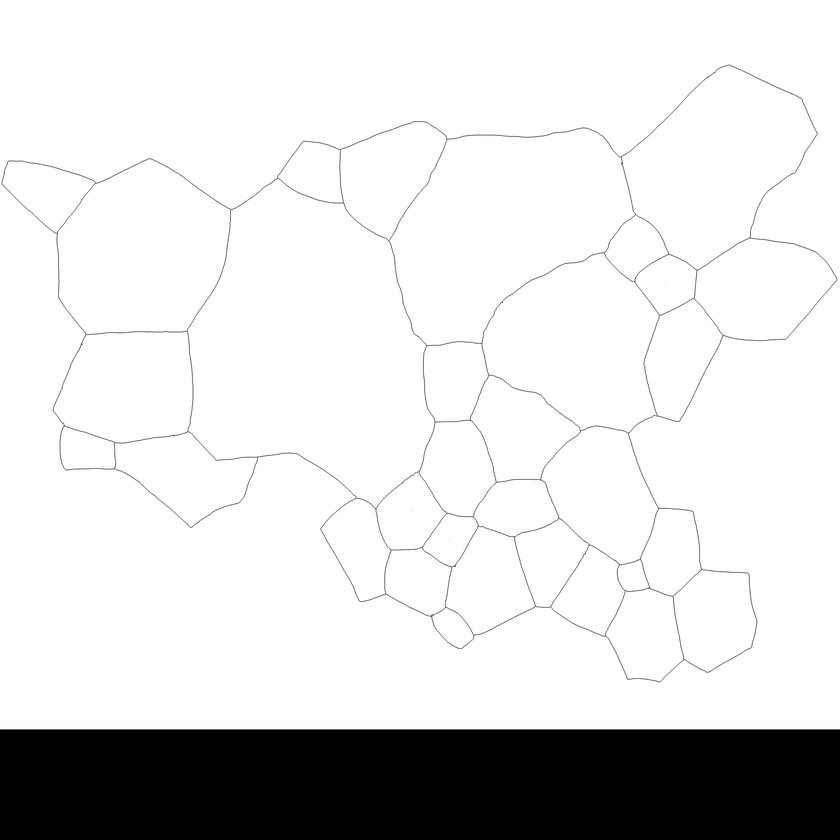
#> input picture tools/count/images/10hr_trace/2127_1.png, 840 x 840 px, shrunk from 5059 x 5059 before the run, found by its file name; its folder holds only this picture in this run
$ python count_grains.py
#> lines starting #> are read from the running program, lines starting #| are printed output that depends on the picture; after the words box and inside, x2 and y2 are one past the last pixel; in counts of white or black regions, pixels touching at a corner belong together
#> further down, trace_img is the input picture: shape (840, 840); min 0, max 255, mean 220.1
"""Count

An implementation of the masking code which counts grains in traced grain images
"""
import os
from skimage import io, measure, morphology
import numpy as np

def count_grains(img, thresh=200, invert=False):
    """Count Grains
    Counts how many grains are in the input image
    """
#> called with thresh = 200, invert = False
    if invert:
        img = np.max(img) - img

    img_thresh = img > thresh
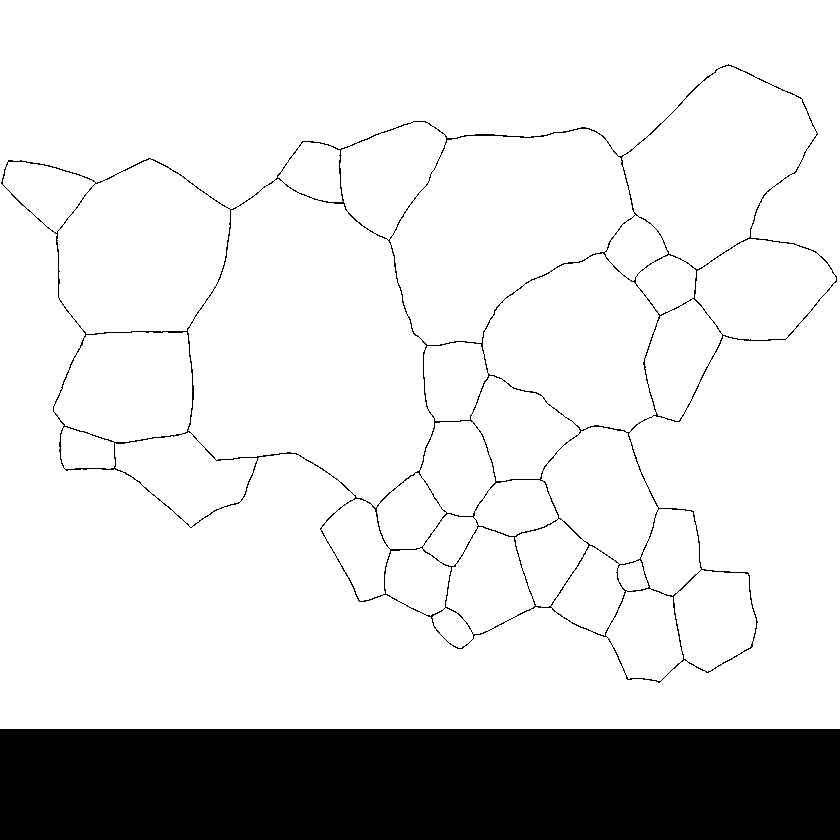
#> img_thresh: shape (840, 840) bool; 85.7% white; 2 black regions, box (x1, y1, x2, y2) and area: (0, 729, 840, 840) 93240, (1, 64, 837, 683) 8013

    img_label = measure.label(img_thresh, connectivity=1, background=0)
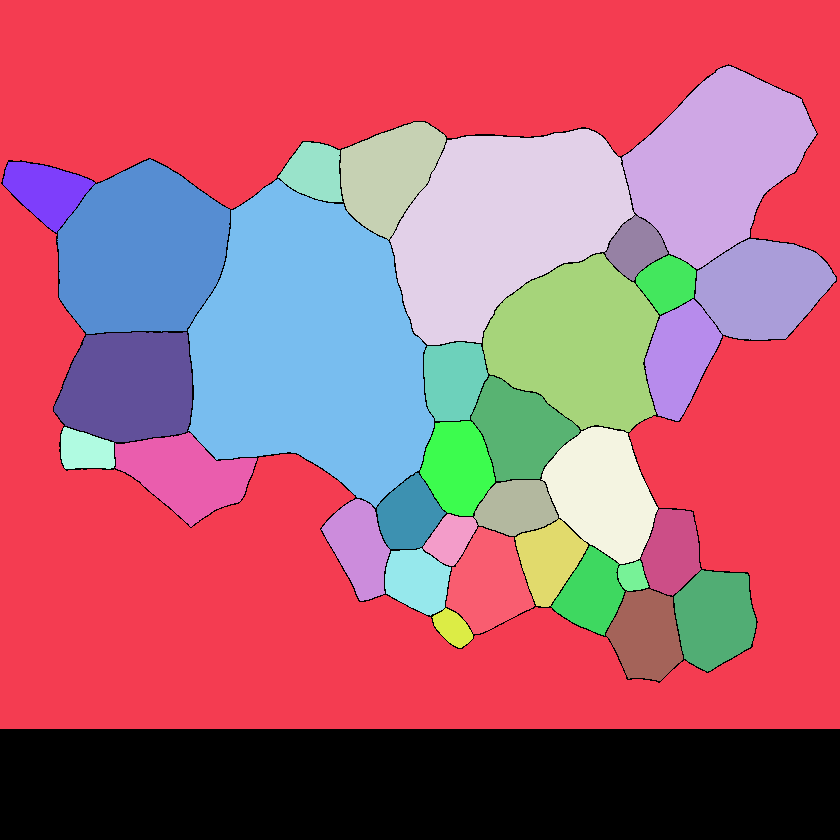
#> img_label: shape (840, 840) int32; 34 distinct labels, from 0 to 33; one colour per label, 0 black
    img_label = morphology.remove_small_objects(img_label, min_size=128)
    bound = np.concatenate((img_label[0,:], img_label[-1,:],
                            img_label[:,0], img_label[:,-1]))
#> bound = 3360 values, max 1 at index 0, min 0 at index 840, mean 0.684
    boundary_grains = np.unique(bound)
#> boundary_grains = [0, 1]

    n_grains = np.size(np.unique(img_label)) - np.size(boundary_grains)
#> n_grains = 32
    return n_grains

if __name__ == "__main__":
    INPUT_PATH = 'images/10hr_trace'

    img_names = np.sort(os.listdir(INPUT_PATH))
    valid = np.core.defchararray.find(img_names, '.png')
    img_names = img_names[valid != -1]

    total_grains = 0
    for img_name in img_names:
        img_path = INPUT_PATH + '/' + img_name
        trace_img = io.imread(img_path)
        grains = count_grains(trace_img)
#> grains = 32
        print(f"{img_name} - {grains}")
#| 2127_1.png - 32
        total_grains += grains
#> total_grains = 32

    print(f"Total Number of grains are {total_grains}")
#| Total Number of grains are 32

$ run again, on tools/count/images/10hr_trace/2136_1.png
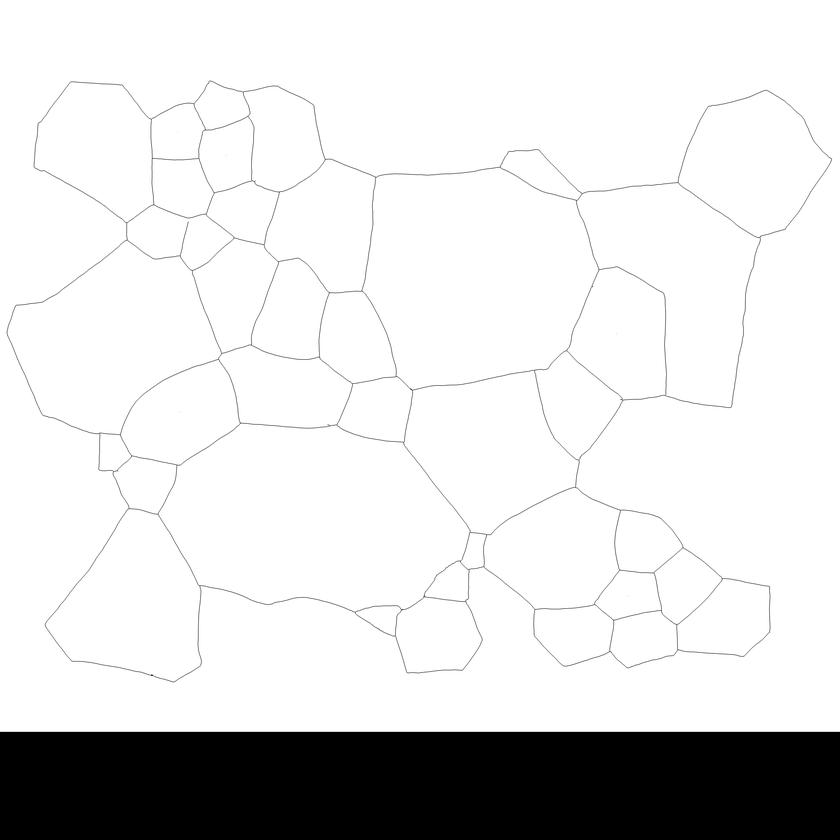
#> input picture tools/count/images/10hr_trace/2136_1.png, 840 x 840 px, shrunk from 5763 x 5763 before the run, found by its file name
#> trace_img is the input picture: shape (840, 840); min 0, max 255, mean 220.8
#> in count_grains, `img_thresh = img > thresh`:
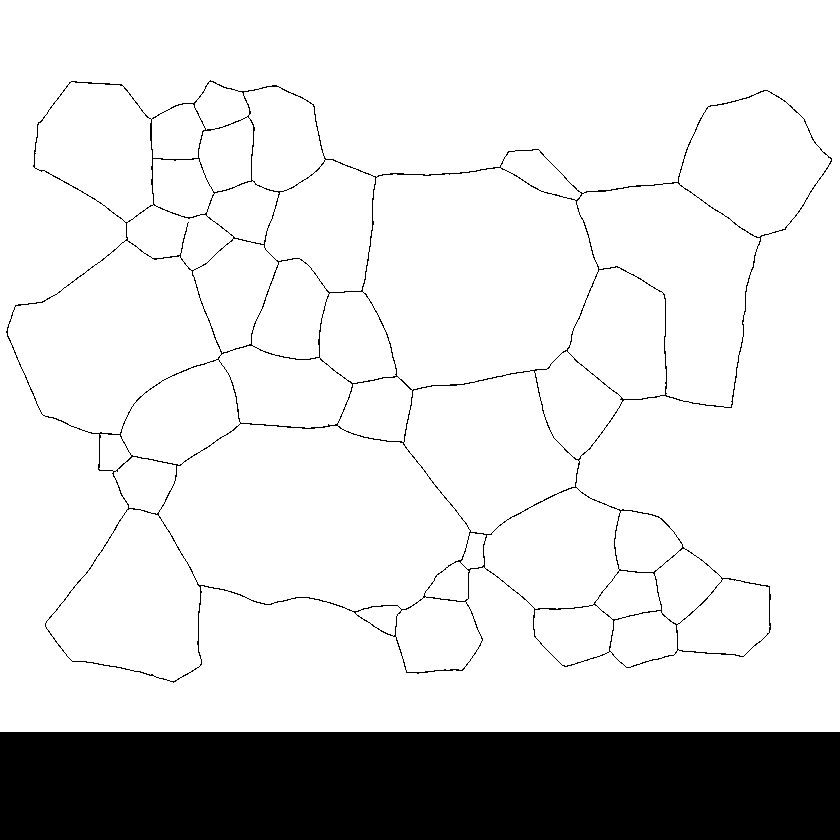
#> img_thresh: shape (840, 840) bool; 85.9% white; 2 black regions, box (x1, y1, x2, y2) and area: (0, 732, 840, 840) 90720, (6, 80, 832, 683) 8688
#> in count_grains, `img_label = measure.label(img_thresh, connectivity=1, background=0)`:
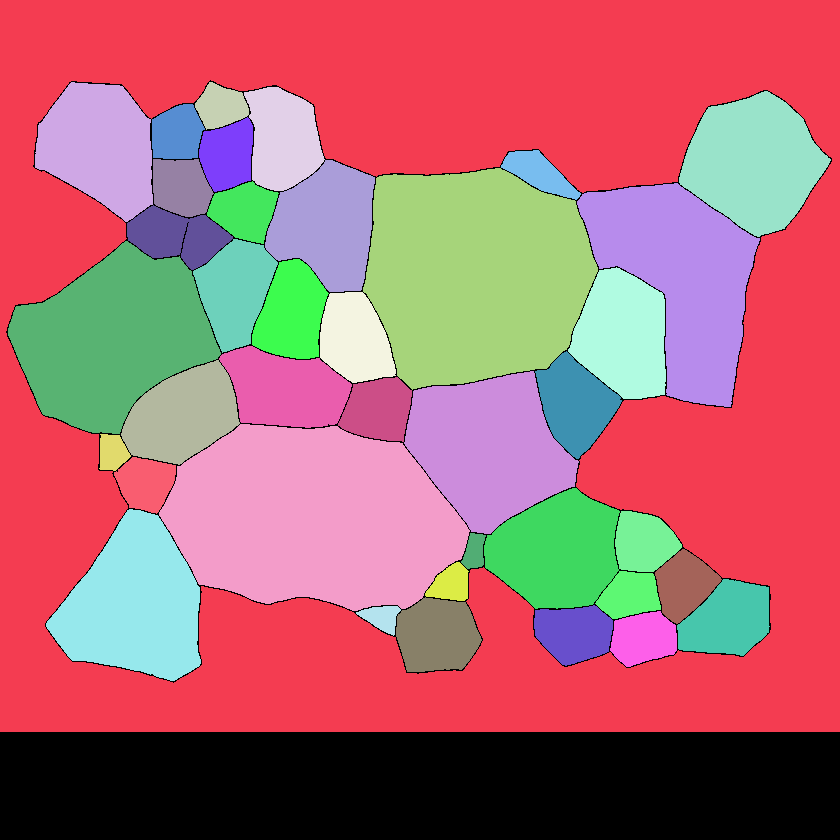
#> img_label: shape (840, 840) int32; 40 distinct labels, from 0 to 39; one colour per label, 0 black
#> bound = 3360 values, max 1 at index 0, min 0 at index 840, mean 0.686
#> boundary_grains = [0, 1]
#> n_grains = 38
#| 2136_1.png - 38
#| Total Number of grains are 38
